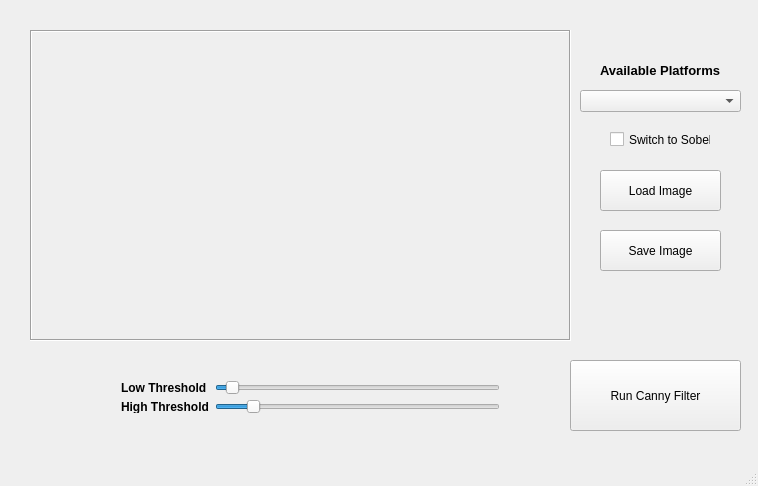
<?xml version="1.0" encoding="UTF-8"?>
<ui version="4.0">
 <class>MainWindow</class>
 <widget class="QMainWindow" name="MainWindow">
  <property name="geometry">
   <rect>
    <x>0</x>
    <y>0</y>
    <width>758</width>
    <height>486</height>
   </rect>
  </property>
  <property name="windowTitle">
   <string>MainWindow</string>
  </property>
  <widget class="QWidget" name="centralWidget">
   <widget class="QLabel" name="ImageWindow">
    <property name="geometry">
     <rect>
      <x>30</x>
      <y>30</y>
      <width>541</width>
      <height>311</height>
     </rect>
    </property>
    <property name="autoFillBackground">
     <bool>false</bool>
    </property>
    <property name="frameShape">
     <enum>QFrame::Box</enum>
    </property>
    <property name="frameShadow">
     <enum>QFrame::Sunken</enum>
    </property>
    <property name="text">
     <string/>
    </property>
   </widget>
   <widget class="QComboBox" name="Platform_comboBox">
    <property name="geometry">
     <rect>
      <x>580</x>
      <y>90</y>
      <width>161</width>
      <height>22</height>
     </rect>
    </property>
   </widget>
   <widget class="QLabel" name="Platfroms_Title">
    <property name="geometry">
     <rect>
      <x>600</x>
      <y>60</y>
      <width>131</width>
      <height>21</height>
     </rect>
    </property>
    <property name="font">
     <font>
      <pointsize>10</pointsize>
      <weight>75</weight>
      <bold>true</bold>
     </font>
    </property>
    <property name="text">
     <string>Available Platforms</string>
    </property>
   </widget>
   <widget class="QPushButton" name="LoadImage_pushButton">
    <property name="geometry">
     <rect>
      <x>600</x>
      <y>170</y>
      <width>121</width>
      <height>41</height>
     </rect>
    </property>
    <property name="text">
     <string>Load Image</string>
    </property>
   </widget>
   <widget class="QPushButton" name="SaveImage_pushButton_2">
    <property name="geometry">
     <rect>
      <x>600</x>
      <y>230</y>
      <width>121</width>
      <height>41</height>
     </rect>
    </property>
    <property name="text">
     <string>Save Image</string>
    </property>
   </widget>
   <widget class="QPushButton" name="ProcessImage_pushButton">
    <property name="geometry">
     <rect>
      <x>570</x>
      <y>360</y>
      <width>171</width>
      <height>71</height>
     </rect>
    </property>
    <property name="text">
     <string>Run Canny Filter</string>
    </property>
   </widget>
   <widget class="QLabel" name="RunTime_label">
    <property name="geometry">
     <rect>
      <x>630</x>
      <y>450</y>
      <width>91</width>
      <height>16</height>
     </rect>
    </property>
    <property name="text">
     <string/>
    </property>
   </widget>
   <widget class="QWidget" name="layoutWidget">
    <property name="geometry">
     <rect>
      <x>110</x>
      <y>370</y>
      <width>401</width>
      <height>54</height>
     </rect>
    </property>
    <layout class="QHBoxLayout" name="horizontalLayout">
     <item>
      <layout class="QVBoxLayout" name="verticalLayout_2">
       <item>
        <widget class="QLabel" name="LowThres_Title">
         <property name="font">
          <font>
           <weight>75</weight>
           <bold>true</bold>
          </font>
         </property>
         <property name="text">
          <string>Low Threshold</string>
         </property>
        </widget>
       </item>
       <item>
        <widget class="QLabel" name="HighThres_Title">
         <property name="font">
          <font>
           <weight>75</weight>
           <bold>true</bold>
          </font>
         </property>
         <property name="text">
          <string>High Threshold</string>
         </property>
        </widget>
       </item>
      </layout>
     </item>
     <item>
      <layout class="QVBoxLayout" name="verticalLayout">
       <item>
        <widget class="QSlider" name="LowThres_Slider">
         <property name="minimum">
          <number>1</number>
         </property>
         <property name="maximum">
          <number>254</number>
         </property>
         <property name="value">
          <number>10</number>
         </property>
         <property name="orientation">
          <enum>Qt::Horizontal</enum>
         </property>
         <property name="invertedAppearance">
          <bool>false</bool>
         </property>
         <property name="invertedControls">
          <bool>false</bool>
         </property>
        </widget>
       </item>
       <item>
        <widget class="QSlider" name="HighThres_Slider">
         <property name="minimum">
          <number>1</number>
         </property>
         <property name="maximum">
          <number>254</number>
         </property>
         <property name="value">
          <number>30</number>
         </property>
         <property name="orientation">
          <enum>Qt::Horizontal</enum>
         </property>
        </widget>
       </item>
      </layout>
     </item>
    </layout>
   </widget>
   <widget class="QCheckBox" name="checkBox">
    <property name="geometry">
     <rect>
      <x>610</x>
      <y>130</y>
      <width>101</width>
      <height>19</height>
     </rect>
    </property>
    <property name="text">
     <string>Switch to Sobel</string>
    </property>
   </widget>
  </widget>
  <widget class="QStatusBar" name="statusBar"/>
 </widget>
 <layoutdefault spacing="6" margin="11"/>
 <resources/>
 <connections>
  <connection>
   <sender>LowThres_Slider</sender>
   <signal>valueChanged(int)</signal>
   <receiver>ProcessImage_pushButton</receiver>
   <slot>click()</slot>
   <hints>
    <hint type="sourcelabel">
     <x>374</x>
     <y>376</y>
    </hint>
    <hint type="destinationlabel">
     <x>571</x>
     <y>369</y>
    </hint>
   </hints>
  </connection>
  <connection>
   <sender>HighThres_Slider</sender>
   <signal>valueChanged(int)</signal>
   <receiver>ProcessImage_pushButton</receiver>
   <slot>click()</slot>
   <hints>
    <hint type="sourcelabel">
     <x>434</x>
     <y>408</y>
    </hint>
    <hint type="destinationlabel">
     <x>573</x>
     <y>421</y>
    </hint>
   </hints>
  </connection>
 </connections>
</ui>
